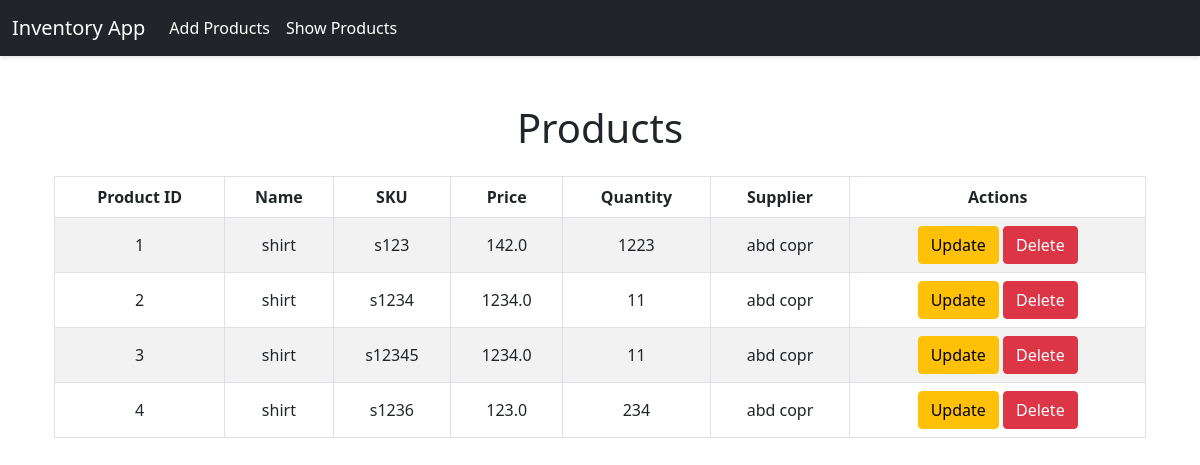
Page /list/ on the committed database.
### invApp/models.py (models this page shows, shortened)
class Product(models.Model):
    product_id = models.AutoField(primary_key=True)
    name= models.CharField(max_length=100)
    sku= models.CharField(max_length=50, unique=True)
    price= models.FloatField()
    quantity= models.IntegerField()
    supplier= models.CharField(max_length=100)

### invApp/views.py (the view)
# urls.py: path('list/', views.product_list_view, name='product_list'),
def product_list_view(request):
    products = Product.objects.all()
    return render(request, 'invApp/product_list.html',{'products':products})

### invApp/templates/invApp/product_list.html (shortened to what this page needs)
{% extends "invApp/layout.html" %}
{% block content %}
<div class="container mt-5">
    <h1 class="text-center mb-4">Products</h1>
    <div class="table-responsive">
        <table class="table table-bordered table-striped table-hover text-center">
            <thead class="thead-dark">
                <tr>
                    <th>Product ID</th>
                    <th>Name</th>
                    <th>SKU</th>
                    <th>Price</th>
                    <th>Quantity</th>
                    <th>Supplier</th>
                    <th>Actions</th>
                </tr>
            </thead>
            <tbody>
                {% for product in products %}
                <tr>
                    <td>{{ product.product_id }}</td>
                    <td>{{ product.name }}</td>
                    <td>{{ product.sku }}</td>
                    <td>{{ product.price }}</td>
                    <td>{{ product.quantity }}</td>
                    <td>{{ product.supplier }}</td>
                    <td>
                        <a href="{% url 'product_update' product.product_id %}" class="btn btn-warning">Update</a>
                        <a href="{% url 'product_delete' product.product_id %}" class="btn btn-danger">Delete</a>
                    </td>
                </tr>
                {% empty %}
                <tr>
                    <td colspan="7" class="text-center">No products available</td>
                </tr>
                {% endfor %}
            </tbody>
        </table>
    </div>
</div>
{% endblock %}

### invApp/templates/invApp/layout.html (shortened to what this page needs)
<!DOCTYPE html>
<html lang="en">
<head>
    <link href="https://cdn.jsdelivr.net/npm/bootstrap@5.0.2/dist/css/bootstrap.min.css" rel="stylesheet">
</head>
<body>
    <nav class="navbar navbar-expand-lg navbar-dark bg-dark fixed-top">
        <div class="container-fluid">
            <a class="navbar-brand" href="{% url 'home' %}">
                Inventory App
            </a>
            <div class="collapse navbar-collapse" id="navbarNav">
                <ul class="navbar-nav">
                    <li class="nav-item">
                        <a class="nav-link" href="{% url 'product_create' %}">
                            Add Products
                        </a>
                    </li>
                    <li class="nav-item">
                        <a class="nav-link" href="{% url 'product_list' %}">
                            Show Products
                        </a>
                    </li>
                </ul>
            </div>
        </div>
    </nav>
    <div class="container">
        {% block content %} {% endblock %}
    </div>
</body>
</html>

### invApp/templates/invApp/layout.html (style rules this page uses)
body { padding-top: 56px; }
.navbar { background-color: #343a40; box-shadow: 0 2px 4px rgba(0,0,0,0.1); }
.navbar-brand, .nav-link { color: #fff !important; }
.container { margin-top: 20px; padding-bottom: 20px; }
.table th, .table td { vertical-align: middle; }

### rows in the picture
Product: product_id "1", name "shirt", sku "s123", price "142.0", quantity "1223", supplier "abd copr"
Product: product_id "2", name "shirt", sku "s1234", price "1234.0", quantity "11", supplier "abd copr"
Product: product_id "3", name "shirt", sku "s12345", price "1234.0", quantity "11", supplier "abd copr"
Product: product_id "4", name "shirt", sku "s1236", price "123.0", quantity "234", supplier "abd copr"
